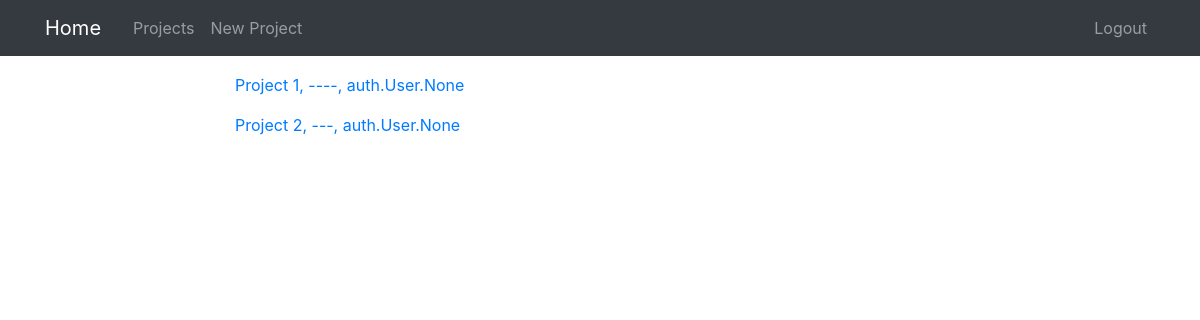
Screenshot of /projects/ (signed in) with the database file from the repository.
### projects/models.py (models this page shows, shortened)
class Project(models.Model):
    title = models.CharField(max_length=100)
    description = models.TextField()
    manager = models.ForeignKey(
        User, on_delete=models.CASCADE, related_name="manager_project_set"
    )
    worker = models.ManyToManyField(User, related_name="worker_project_set")
    def __str__(self):
        return f"{self.title}, {self.description}, {self.worker}"

### projects/views.py (the view)
# urls.py: path("projects/", MyProjectsListView.as_view(), name="project-list"),
class MyProjectsListView(LoginRequiredMixin, ListView):
    template_name = "projects/project_list"
    context_object_name = "projects"
    def get_queryset(self):
        user = get_object_or_404(User, id=self.request.user.id)
        queryset = Project.objects.filter(manager=user)
        if len(queryset) == 0:
            queryset = Project.objects.filter(worker=user)
        return queryset

### projects/templates/projects/project_list.html
{% extends "projects/base.html" %}
{% block content %}
{% for project in projects %}
<p>
    <a href="{% url 'project-detail' project.pk %}">{{ project }} </a>
</p>
{% endfor %}
{% endblock content %}

### rows the page displays
Project: title+description+id "Project 1, ----, auth.User.None"
Project: title+description+id "Project 2, ---, auth.User.None"
